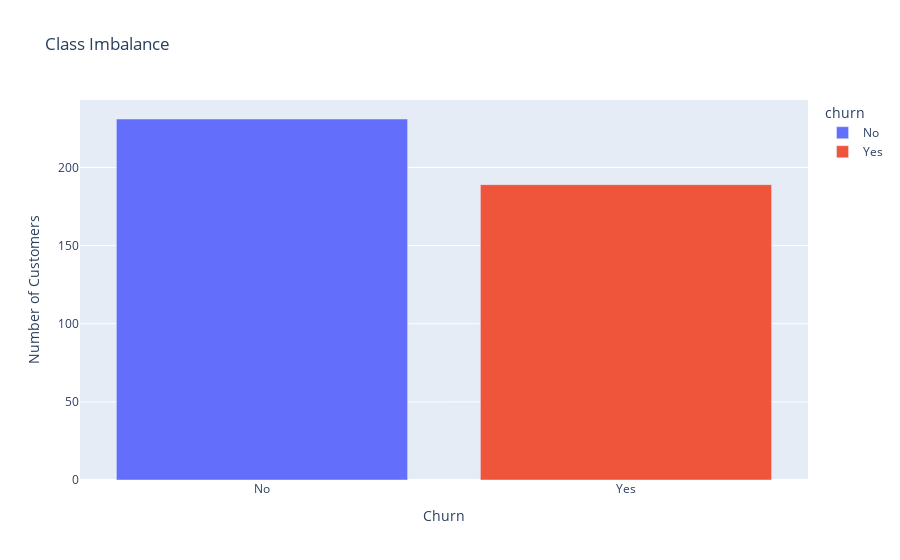

Here is the notebook cell this chart was saved with:
### Markdown cell above
We will start our analysis by looking at the state and behaviour of our target, Churn.

### Code cell
# Prepare data to display
labels = (
    prepared_df['churn']
    .astype('str')
    .str.replace('0','No', regex=True)
    .str.replace('1','Yes', regex=True)
    .value_counts()
)

# Create figure using Plotly
fig = px.bar(
    data_frame=labels, 
    x=labels.index, 
    y=labels.values, 
    title=f'Class Imbalance', 
    color=labels.index
)

# Add titles & Display figure
fig.update_layout(xaxis_title='Churn', yaxis_title='Number of Customers')
fig.show()

### Figure 1 — Plotly figure (JSON) as saved in the notebook; plotly's stock layout.template omitted (floating-point values rounded to 4 significant figures)
{"data": [{"alignmentgroup": "True", "hovertemplate": "churn=%{x}<br>y=%{y}<extra></extra>", "legendgroup": "No", "marker": {"color": "#636efa", "pattern": {"shape": ""}}, "name": "No", "offsetgroup": "No", "orientation": "v", "showlegend": true, "textposition": "auto", "type": "bar", "x": ["No"], "xaxis": "x", "y": [231], "yaxis": "y"}, {"alignmentgroup": "True", "hovertemplate": "churn=%{x}<br>y=%{y}<extra></extra>", "legendgroup": "Yes", "marker": {"color": "#EF553B", "pattern": {"shape": ""}}, "name": "Yes", "offsetgroup": "Yes", "orientation": "v", "showlegend": true, "textposition": "auto", "type": "bar", "x": ["Yes"], "xaxis": "x", "y": [189], "yaxis": "y"}], "layout": {"barmode": "relative", "legend": {"title": {"text": "churn"}, "tracegroupgap": 0}, "title": {"text": "Class Imbalance"}, "xaxis": {"anchor": "y", "categoryarray": ["No", "Yes"], "categoryorder": "array", "domain": [0, 1], "title": {"text": "Churn"}}, "yaxis": {"anchor": "x", "domain": [0, 1], "title": {"text": "Number of Customers"}}}}
